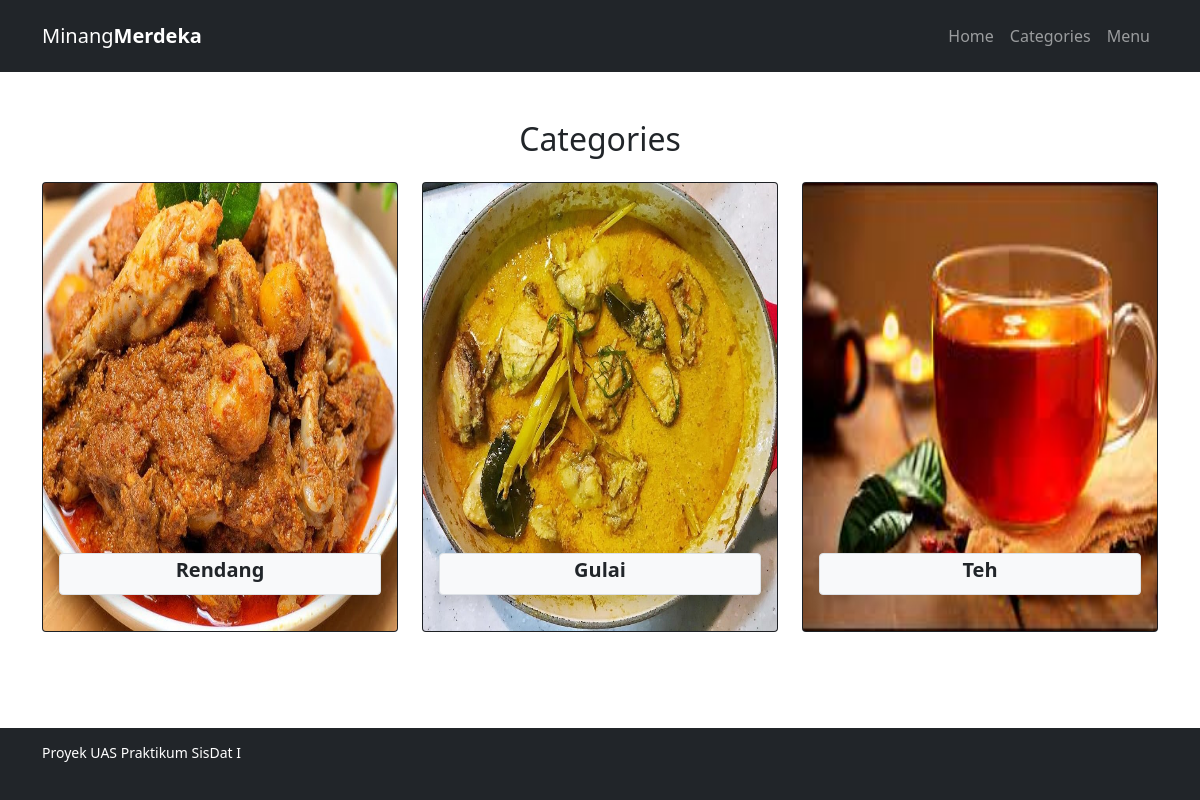
/categories.php, run on the app's committed database.
### tables this page shows
CREATE TABLE `kategori` (
  `id_kategori` int NOT NULL,
  `nama` varchar(50) NOT NULL,
  `nama_gambar` varchar(50) NOT NULL,
  `statuss` varchar(50) NOT NULL
);

### categories.php (the view)
<?php include("partials-front/header.php"); ?>
<section class="categories bg-white">
    <div class="container text-center">
        <div class="row justify-content-center">
            <div class="col mb-3">
                <h2>Categories</h2>
            </div>
        </div>
        <div class="row justify-content-center">
            <?php
            $sql = "SELECT * FROM kategori";
            $result = mysqli_query($conn, $sql);
            if ($result) {
                $rows = mysqli_num_rows($result);
                if ($rows > 0) {
                    while ($data = mysqli_fetch_assoc($result)) {
                        echo '
                        <div class="col-md-4 col-sm-6 col-6 mb-3">
                            <a class="card bg-dark" href="categories-menu.php?id='.$data['id_kategori'].'">
                                <img src="images/category/' . $data['nama_gambar'] . '" class="card-img" alt="...">
                                <div class="card-img-overlay">
                                    <div class="title-box m-auto p-md-1 p-sm-1 p-1 rounded bg-light border shadow" >
                                        <h5 class="card-title text-dark"><strong>' . $data['nama'] . '</strong></h5>
                                    </div>
                                </div>
                            </a>
                        </div>
                            ';
                    }
                }
            }
            ?>
        </div>
    </div>
</section>
<?php include("partials-front/footer.php"); ?>

### css/style.css (style rules this page uses)
.categories, .mainContent { min-height: 82vh; }
.categories .card { height: 450px; overflow:-moz-hidden-unscrollable; }
.categories .card img { height: 100%; object-fit: fill; }
.categories .card-img-overlay { margin-top: 100%; }
.categories { background-color: #212529; padding: 4% 0; }

### data on the page
kategori: nama_gambar (picture), nama "Rendang"
kategori: nama_gambar (picture), nama "Gulai"
kategori: nama_gambar (picture), nama "Teh"
